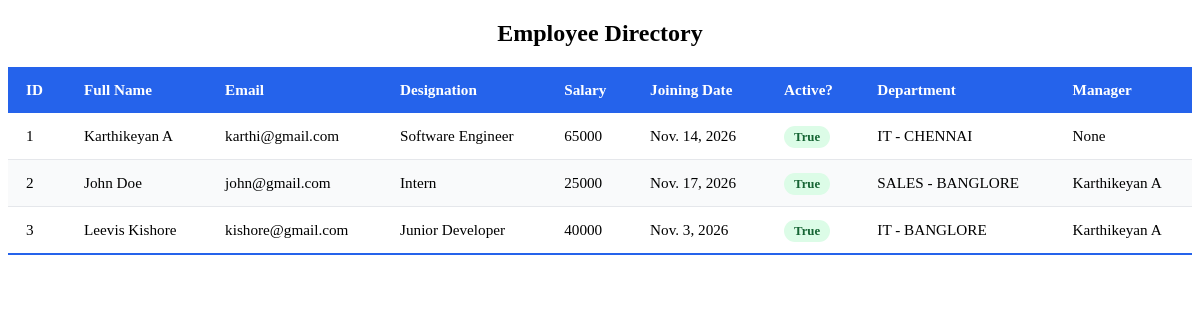
Before: / with the older database file.
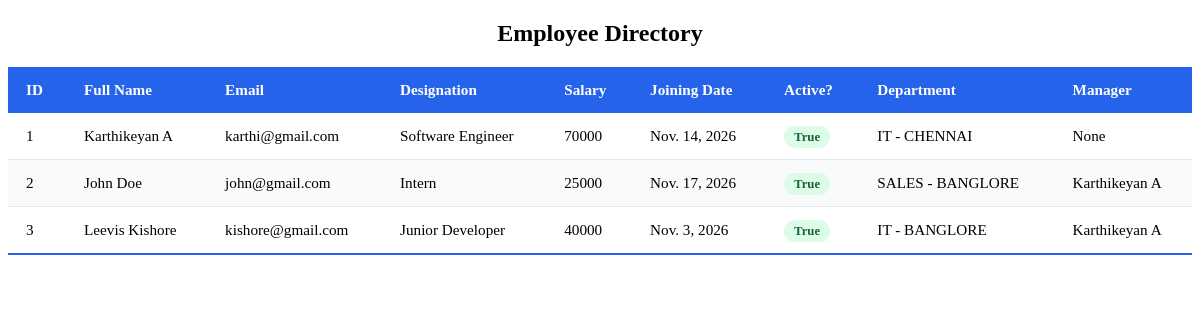
After: the same page with the newer database file.
### employees/models.py (models this page shows)
class Employee(models.Model):
    first_name = models.CharField(max_length=50)
    last_name = models.CharField(max_length=50)
    email = models.EmailField(unique=True)
    designation = models.CharField(max_length=50)
    salary = models.IntegerField()
    joining_date = models.DateField()
    is_active = models.BooleanField(default=True)
    department = models.ForeignKey(Department, on_delete=models.SET_NULL, blank=True, null=True, related_name='employees')
    manager = models.ForeignKey('self', on_delete=models.SET_NULL, blank=True, null=True, related_name='subordinates')
    def __str__(self):
        return f"{self.first_name} {self.last_name}"
    def full_name(self):
        return f"{self.first_name} {self.last_name}"

class Department(models.Model):
    name = models.CharField(max_length=25)
    location = models.CharField(max_length=25)
    def __str__(self):
        return f"{self.name} - {self.location}"

### employees_main/views.py (the view)
# urls.py: 2. Add a URL to urlpatterns:  path('', views.home, name='home')
def home(request):
    employees = Employee.objects.all()
    context ={
        'employees': employees
    }
    return render(request, 'home.html', context)

### templates/home.html (shortened to what this page needs)
{% load static %}
<!DOCTYPE html>
<html lang="en">
  <head>
    <link rel="stylesheet" href="{% static 'css/style.css' %}">
  </head>
  <body>
    <h2 style="text-align: center;">Employee Directory</h2>
    <table class="styled-table">
        <thead>
            <tr>
                <th>ID</th>
                <th>Full Name</th>
                <th>Email</th>
                <th>Designation</th>
                <th>Salary</th>
                <th>Joining Date</th>
                <th>Active?</th>
                <th>Department</th>
                <th>Manager</th>
            </tr>
        </thead>
        <tbody>
            {% for emp in employees %}
            <tr>
                <td>{{ emp.id }}</td>
                <td>{{ emp.full_name }}</td>
                <td>{{ emp.email }}</td>
                <td>{{ emp.designation }}</td>
                <td>{{ emp.salary }}</td>
                <td>{{ emp.joining_date }}</td>
                <td><span class="badge">{{ emp.is_active }}</span></td>
                <td>{{ emp.department }}</td>
                <td>{{ emp.manager }}</td>
            </tr>
            {% endfor %}
        </tbody>
    </table>
  </body>
</html>

Changed rows visible on the page:
changed Employee "karthi@gmail.com": salary "65000" → "70000"
